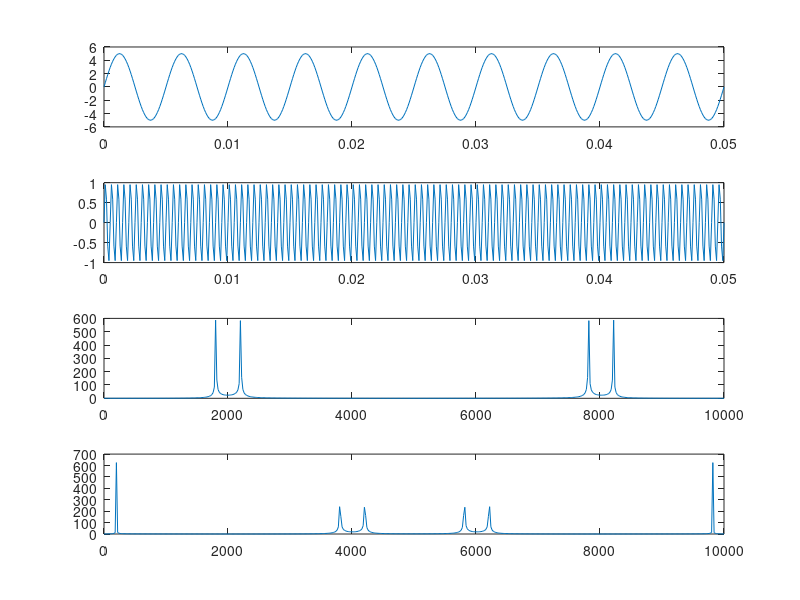

MATLAB code for this plot:
F1 = 200;
F2 = 2000;
L = 500;
Fs2=10000;
T=(0:L)/Fs2;
Y1 = 5*sin(2*pi*T*F1);
Y2 = sin(2*pi*T*F2);

A = Y1 .* Y2;
A_FFT = fft(A);
B = A .* Y2;
B_FFT = fft(B);
N = (0:L)*Fs2/L;

subplot(4, 1, 1);
plot(T,Y1);

subplot(4, 1, 2);
plot(T,Y2);

subplot(4, 1, 3);
plot(N,abs(A_FFT));

subplot(4, 1, 4);
plot(N,abs(B_FFT));